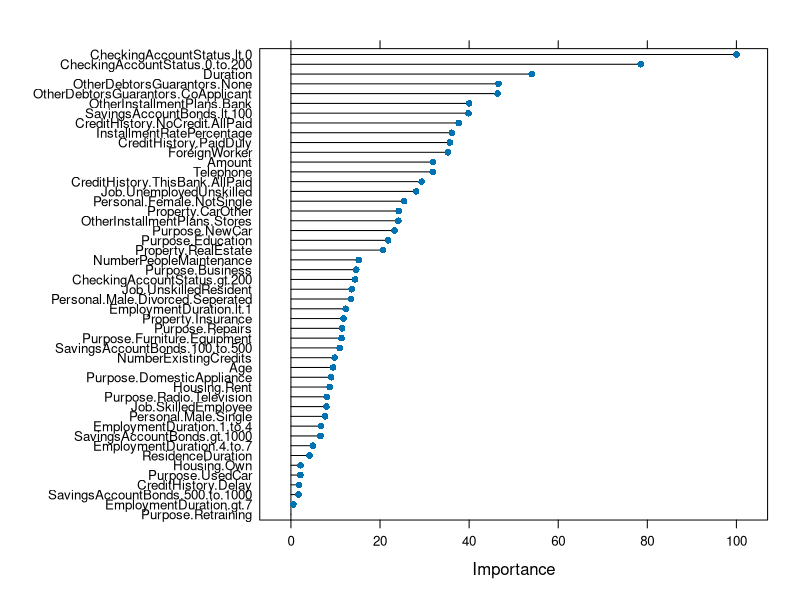

Write the R code that produced this figure.
#Install packages
library(dplyr)
library(caret)


#Utilise German Credit Data file from caret with pre-cleansed data
#Using Class as Binary (2 Level Factor) Target
data(GermanCredit)
GCD <- tbl_df(GermanCredit) %>%
    mutate(ID = row_number(),
           Class = factor(as.character(Class), levels=c("Good", "Bad"), ordered=TRUE)) %>%
    select(ID,Class,everything())

# Create a partition of X% of the rows for training, Y% for validation
# Note there is no validation in the traditional SAS EM manner;
#   instead CV training is used to optimise the model.
set.seed(42)
Partition_Index <- createDataPartition(GCD$Class,
                                       p=0.70, list=FALSE)
GCD_Training <- GCD[Partition_Index,]
GCD_Validation <- GCD[-Partition_Index,]


#(Check relative proportions of the target variables in the split data)
prop.table(table(GCD_Training$Class))
prop.table(table(GCD_Validation$Class))


#Build a train control object
GCD_TrCtrl <- trainControl(method="cv",
                           summaryFunction=defaultSummary,
                           classProbs=T,
                           savePredictions = T)
#Add in pre-processing: imputation and normalisation

#Train Logistic regression model (family = Binomial, method=glm) glmStepAIC
GCD_Model_LR <- train(Class ~ . -ID,
                      data=GCD_Training,
                      method="glm",
                      family="binomial",
                      trControl=GCD_TrCtrl)
warnings(GCD_Model_LR) #Display detailed warnings


#Apply model to validation data set - Logistic Regression
GCD_Pred_LR <-predict(GCD_Model_LR,
                      GCD_Validation,
                      type="prob")


#Compile training and validation data into a single data frame for evaluation
#detach(package:MASS) #(Detach MASS package if called by caret to avoid conflict with dplyr)
GCD_Evaluate_Tr <- GCD_Model_LR$pred %>%
    select(ID=rowIndex, Predicted=pred, Observed=obs, Pred_Prob=Bad) %>%
    mutate(Partition="Training") %>%
    select(Partition,ID,Pred_Prob,Predicted,Observed) %>%
    arrange(desc(Pred_Prob))

GCD_Evaluate_Val <- GCD_Validation %>%
    select(ID, Observed=Class) %>%
    mutate(Partition="Validation",
           Pred_Prob = GCD_Pred_LR$Bad,
           Predicted = factor(as.character(ifelse(GCD_Pred_LR$Bad > 0.5,"Bad","Good")),
                              levels=c("Good", "Bad"), ordered=TRUE)) %>% 
    select(Partition,ID,Pred_Prob,Predicted,Observed) %>%
    arrange(desc(Pred_Prob))


GCD_Evaluate <- bind_rows(GCD_Evaluate_Tr,GCD_Evaluate_Val)  



#Clean up interim objects
rm(GermanCredit,Partition_Index,GCD_Pred_LR, GCD_Evaluate_Tr, GCD_Evaluate_Val)




#WIP - to develop / migrate into evaluation function
#===================================================


#Show model variable importance - move into evaluation / plots code
predictors(GCD_Model_LR)
VI1 <- varImp(GCD_Model_LR)
plot(VI1)






